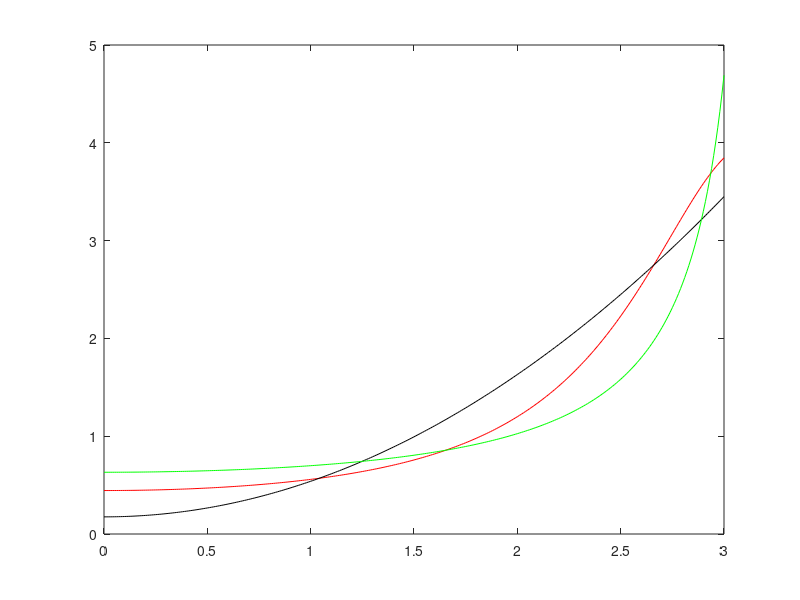

Recreate this plot in MATLAB.
clc
clear

x=[0:0.01:3];
fx=1./(1.25+cos(x));
qx=0.1753+0.3638.*x.^2;
ux=1./(1.5839-0.1523.*x.^2);
plot(x, fx, 'r', x, qx, 'k', x, ux, 'g')
